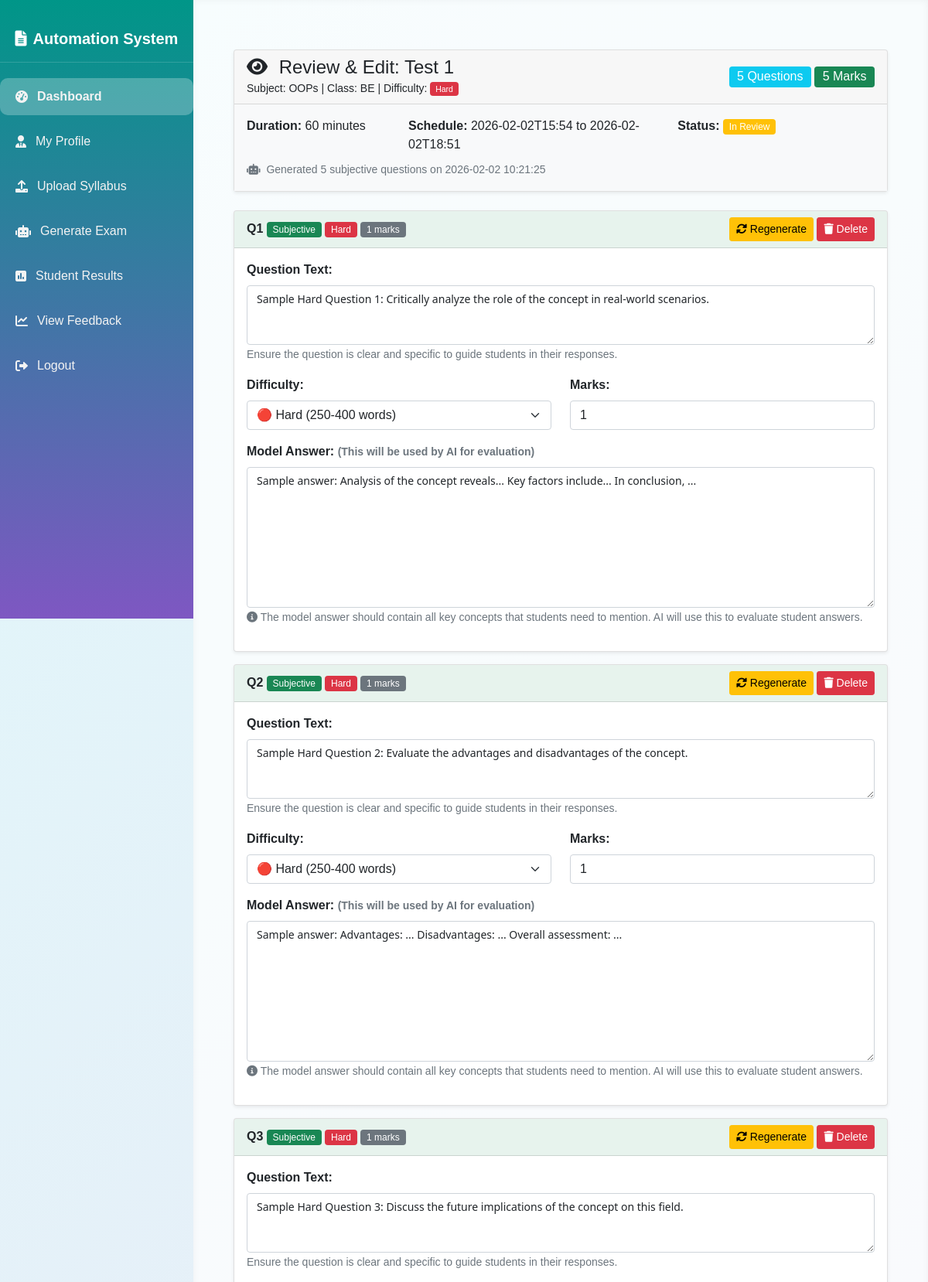
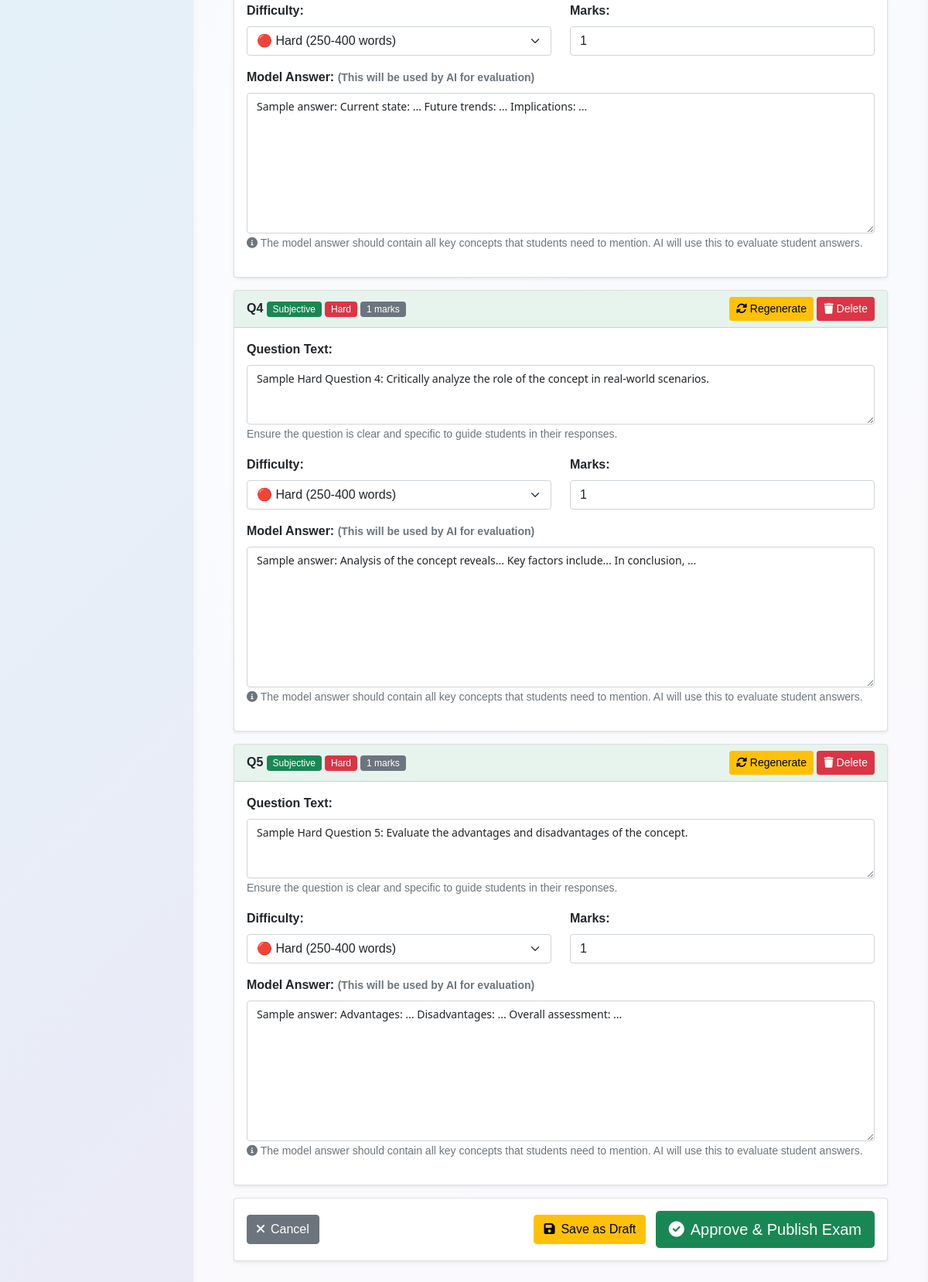
The app's page /teacher/review_exam/2 (signed in) with its own data (2 pictures, top to bottom).
### tables this page shows
CREATE TABLE exams (
        id INTEGER PRIMARY KEY AUTOINCREMENT,
        exam_title TEXT NOT NULL,
        subject_id INTEGER NOT NULL,
        class_id INTEGER NOT NULL,
        syllabus_id INTEGER,
        created_by INTEGER NOT NULL,
        difficulty_level TEXT DEFAULT 'Medium' CHECK(difficulty_level IN ('Easy', 'Medium', 'Hard')),
        total_marks INTEGER DEFAULT 0,
        duration_minutes INTEGER DEFAULT 60,
        start_date DATETIME,
        end_date DATETIME,
        status TEXT DEFAULT 'Draft' CHECK(status IN ('Draft', 'In Review', 'Approved', 'Published', 'Completed', 'Archived')),
        ai_generated BOOLEAN DEFAULT 0,
        created_at TIMESTAMP DEFAULT CURRENT_TIMESTAMP,
        approved_at TIMESTAMP,
        FOREIGN KEY (subject_id) REFERENCES subjects (id),
        FOREIGN KEY (class_id) REFERENCES classes (id),
        FOREIGN KEY (syllabus_id) REFERENCES syllabus (id),
        FOREIGN KEY (created_by) REFERENCES users (id)
    );

CREATE TABLE subjects (
        id INTEGER PRIMARY KEY AUTOINCREMENT,
        subject_name TEXT NOT NULL,
        description TEXT
    );

CREATE TABLE classes (
        id INTEGER PRIMARY KEY AUTOINCREMENT,
        class_name TEXT UNIQUE NOT NULL,
        description TEXT
    );

CREATE TABLE ai_generation_history (
        id INTEGER PRIMARY KEY AUTOINCREMENT,
        exam_id INTEGER NOT NULL,
        prompt_used TEXT NOT NULL,
        questions_generated INTEGER DEFAULT 0,
        difficulty_level TEXT,
        generated_at TIMESTAMP DEFAULT CURRENT_TIMESTAMP,
        generated_by INTEGER NOT NULL,
        api_model TEXT DEFAULT 'gemini-2.0-flash',
        FOREIGN KEY (exam_id) REFERENCES exams (id) ON DELETE CASCADE,
        FOREIGN KEY (generated_by) REFERENCES users (id)
    );

CREATE TABLE model_answers (
        id INTEGER PRIMARY KEY AUTOINCREMENT,
        exam_id INTEGER NOT NULL,
        question_id TEXT NOT NULL,
        question_text TEXT NOT NULL,
        question_type TEXT DEFAULT 'Subjective',
        difficulty_level TEXT DEFAULT 'Medium',
        model_answer_text TEXT,
        option_a TEXT,
        option_b TEXT,
        option_c TEXT,
        option_d TEXT,
        correct_option TEXT,
        marks INTEGER DEFAULT 0,
        ai_generated BOOLEAN DEFAULT 0,
        is_approved BOOLEAN DEFAULT 0,
        created_at TIMESTAMP DEFAULT CURRENT_TIMESTAMP,
        FOREIGN KEY (exam_id) REFERENCES exams (id) ON DELETE CASCADE
    );

### app.py (the view, shortened to what this page needs)
@app.route('/teacher/review_exam/<int:exam_id>', methods=['GET', 'POST'])
@login_required
@teacher_required
def review_exam(exam_id):
    conn = get_db_connection()
    exam = conn.execute('''
        SELECT e.*, s.subject_name, c.class_name
        FROM exams e
        JOIN subjects s ON e.subject_id = s.id
        JOIN classes c ON e.class_id = c.id
        WHERE e.id = ? AND e.created_by = ?
    ''', (exam_id, session['user_id'])).fetchone()
    if not exam:
        flash('Exam not found or access denied', 'danger')
        conn.close()
        return redirect(url_for('create_exam'))
    questions = conn.execute('''
        SELECT * FROM model_answers
        WHERE exam_id = ?
        ORDER BY question_id
    ''', (exam_id,)).fetchall()
    ai_history = conn.execute('''
        SELECT * FROM ai_generation_history
        WHERE exam_id = ?
        ORDER BY generated_at DESC
        LIMIT 1
    ''', (exam_id,)).fetchone()
    conn.close()
    return render_template('teacher/review_exam.html',
                         exam=exam,
                         questions=questions,
                         ai_history=ai_history)

### app.py (called while the page is built)
def get_db_connection():
    conn = sqlite3.connect(DB_PATH, timeout=30)
    conn.row_factory = sqlite3.Row
    conn.execute('PRAGMA foreign_keys = ON;')
    conn.execute('PRAGMA journal_mode=WAL;')
    return conn

def login_required(f):
    @wraps(f)
    def decorated_function(*args, **kwargs):
        if 'user_id' not in session:
            flash('Please login to access this page.', 'warning')
            return redirect(url_for('login'))
        return f(*args, **kwargs)
    return decorated_function

def teacher_required(f):
    @wraps(f)
    def decorated_function(*args, **kwargs):
        if 'user_id' not in session or session.get('role') != 'Teacher':
            flash('Teacher access required.', 'danger')
            return redirect(url_for('dashboard'))
        return f(*args, **kwargs)
    return decorated_function

### templates/teacher/review_exam.html (shortened to what this page needs)
{% extends 'base.html' %}
{% block content %}
<div class="container-fluid py-4">
    <form method="POST" id="reviewForm">
        <div class="card shadow-sm mb-4">
            <div class="card-header bg-gradient-warning text-dark">
                <div class="row align-items-center">
                    <div class="col-md-8">
                        <h4 class="mb-0">
                            <i class="fas fa-eye me-2"></i>
                            Review & Edit: {{ exam.exam_title }}
                        </h4>
                        <small>
                            Subject: {{ exam.subject_name }} | Class: {{ exam.class_name }} |
                            Difficulty: <span class="badge bg-{{ 'success' if exam.difficulty_level == 'Easy' else 'warning' if exam.difficulty_level == 'Medium' else 'danger' }}">
                                {{ exam.difficulty_level }}
                            </span>
                        </small>
                    </div>
                    <div class="col-md-4 text-end">
                        <span class="badge bg-info fs-6">
                            {{ questions|length }} Questions
                        </span>
                        <span class="badge bg-success fs-6">
                            {{ exam.total_marks }} Marks
                        </span>
                    </div>
                </div>
            </div>
            <div class="card-body bg-light">
                <div class="row">
                    <div class="col-md-3">
                        <strong>Duration:</strong> {{ exam.duration_minutes }} minutes
                    </div>
                    <div class="col-md-5">
                        <strong>Schedule:</strong>
                        {{ exam.start_date[:16] }} to {{ exam.end_date[:16] }}
                    </div>
                    <div class="col-md-4">
                        <strong>Status:</strong>
                        <span class="badge bg-warning">{{ exam.status }}</span>
                    </div>
                </div>
                {% if ai_history %}
                <div class="row mt-2">
                    <div class="col-12">
                        <small class="text-muted">
                            <i class="fas fa-robot me-1"></i>
                            Generated {{ ai_history.questions_generated }} subjective questions on
                            {{ ai_history.generated_at[:19] }}
                        </small>
                    </div>
                </div>
                {% endif %}
            </div>
        </div>
        {% for question in questions %}
        <div class="card shadow-sm mb-3" id="question_{{ question.id }}">
            <div class="card-header d-flex justify-content-between align-items-center bg-success bg-opacity-10">
                <div>
                    <strong>{{ question.question_id }}</strong>
                    <span class="badge bg-success">
                        Subjective
                    </span>
                    <span class="badge bg-{{ 'success' if question.difficulty_level == 'Easy' else 'warning' if question.difficulty_level == 'Medium' else 'danger' }}">
                        {{ question.difficulty_level }}
                    </span>
                    <span class="badge bg-secondary">{{ question.marks }} marks</span>
                </div>
                <div>
                    <button type="button" class="btn btn-sm btn-warning"
                            onclick="regenerateQuestion({{ exam.id }}, {{ question.id }})">
                        <i class="fas fa-sync-alt"></i> Regenerate
                    </button>
                    <button type="button" class="btn btn-sm btn-danger"
                            onclick="confirmDelete({{ question.id }})">
                        <i class="fas fa-trash"></i> Delete
                    </button>
                </div>
            </div>
            <div class="card-body">
                <div class="mb-3">
                    <label class="form-label fw-bold">Question Text:</label>
                    <textarea class="form-control" name="question_text_{{ question.id }}"
                              rows="3" required>{{ question.question_text }}</textarea>
                    <small class="text-muted">
                        Ensure the question is clear and specific to guide students in their responses.
                    </small>
                </div>
                <div class="row">
                    <div class="col-md-6 mb-3">
                        <label class="form-label fw-bold">Difficulty:</label>
                        <select class="form-select" name="difficulty_{{ question.id }}">
                            <option value="Hard" {% if question.difficulty_level == 'Hard' %}selected{% endif %}>
                                🔴 Hard (250-400 words)
                            </option>
                        </select>
                    </div>
                    <div class="col-md-6 mb-3">
                        <label class="form-label fw-bold">Marks:</label>
                        <input type="number" class="form-control" name="marks_{{ question.id }}"
                               value="{{ question.marks }}" min="1" max="100" required>
                    </div>
                </div>
                <div class="mb-3">
                    <label class="form-label fw-bold">
                        Model Answer:
                        <small class="text-muted">(This will be used by AI for evaluation)</small>
                    </label>
                    <textarea class="form-control" name="model_answer_{{ question.id }}"
                              rows="8" required>{{ question.model_answer_text }}</textarea>
                    <small class="text-muted">
                        <i class="fas fa-info-circle"></i>
                        The model answer should contain all key concepts that students need to mention.
                        AI will use this to evaluate student answers.
                    </small>
                </div>
            </div>
        </div>
        {% endfor %}
        <div class="card shadow-sm">
            <div class="card-body">
                <div class="d-flex justify-content-between align-items-center">
                    <a href="{{ url_for('dashboard') }}" class="btn btn-secondary">
                        <i class="fas fa-times me-2"></i>Cancel
                    </a>
                    <div>
                        <button type="submit" name="action" value="save_draft" class="btn btn-warning me-2">
                            <i class="fas fa-save me-2"></i>Save as Draft
                        </button>
                        <button type="submit" name="action" value="approve" class="btn btn-success btn-lg"
                                {% if questions|length == 0 %}disabled{% endif %}>
                            <i class="fas fa-check-circle me-2"></i>Approve & Publish Exam
                        </button>
                    </div>
                </div>
            </div>
        </div>
    </form>
</div>
{% endblock %}

### templates/base.html (style rules this page uses)
body { font-family: 'Poppins', sans-serif; background: linear-gradient(135deg, #e0f7fa 0%, #ede7f6 100%); min-height: 100vh; margin: 0; display: flex; }

### templates/teacher/review_exam.html (style rules this page uses)
.card-body textarea { font-family: 'Segoe UI', Tahoma, Geneva, Verdana, sans-serif; font-size: 14px; }
.badge { font-weight: 500; }

### records on screen
exams: exam_title "Test 1", difficulty_level "Hard", total_marks "5", duration_minutes "60", start_date "2026-02-02T15:54", end_date "2026-02-02T18:51", status "In Review"
subjects: subject_name "OOPs"
classes: class_name "BE"
ai_generation_history: questions_generated "5", generated_at "2026-02-02 10:21:25"
model_answers: question_id "Q1", difficulty_level "Hard", marks "1", id "Sample Hard Question 1: Critically analyze the role of the concept in real-world scenarios.", difficulty_level+id "🔴 Hard (250-400 words)", id "Sample answer: Analysis of the concept reveals... Key factors include... In conclusion, ..."
model_answers: question_id "Q2", difficulty_level "Hard", marks "1", id "Sample Hard Question 2: Evaluate the advantages and disadvantages of the concept.", difficulty_level+id "🔴 Hard (250-400 words)", id "Sample answer: Advantages: ... Disadvantages: ... Overall assessment: ..."
model_answers: question_id "Q3", difficulty_level "Hard", marks "1", id "Sample Hard Question 3: Discuss the future implications of the concept on this field.", difficulty_level+id "🔴 Hard (250-400 words)", id "Sample answer: Current state: ... Future trends: ... Implications: ..."
model_answers: question_id "Q4", difficulty_level "Hard", marks "1", id "Sample Hard Question 4: Critically analyze the role of the concept in real-world scenarios.", difficulty_level+id "🔴 Hard (250-400 words)", id "Sample answer: Analysis of the concept reveals... Key factors include... In conclusion, ..."
model_answers: question_id "Q5", difficulty_level "Hard", marks "1", id "Sample Hard Question 5: Evaluate the advantages and disadvantages of the concept.", difficulty_level+id "🔴 Hard (250-400 words)", id "Sample answer: Advantages: ... Disadvantages: ... Overall assessment: ..."

### other values on screen
{{ questions|length }} "5"
